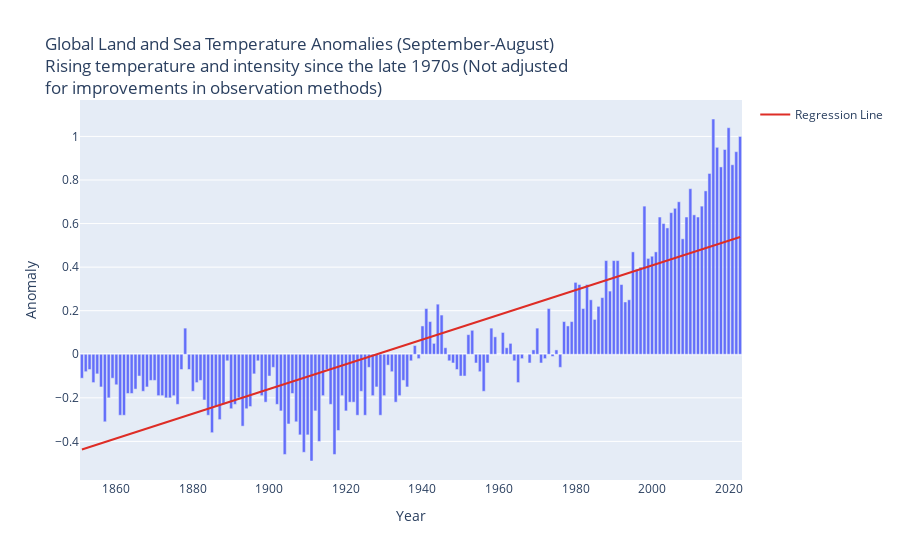

The notebook cell this image was saved under:
### Markdown cell above
## Global Land and Sea Temperature Anomalies

Global Land and Sea Temperature Anomalies, with respect to the 1901-2000 average, shows a rise in temperature and intensity.

### Code cell
import plotly.graph_objects as go

fig = px.bar(temp_df, x='Year', y='Anomaly', 
        labels={'Year':'Year', 'variable':'Anomaly'}, 
        title='''
Global Land and Sea Temperature Anomalies (September-August)
<br>Rising temperature and intensity since the late 1970s (Not adjusted 
<br>for improvements in observation methods)
''' )

help_fig = px.scatter(temp_df, x="Year", y="Anomaly", trendline="ols")
x_trend = help_fig["data"][1]['x']
y_trend = help_fig["data"][1]['y']

fig.add_trace(go.Line(x=x_trend, y=y_trend, name='Regression Line', line=dict(color='#de2d26', width=2)))

# fig.add_hrect(y0=121, y1=290, line_width=0, fillcolor="red", opacity=0.4, annotation_text='Above Normal', annotation_position='outside right')
# fig.add_hrect(y0=70, y1=120, line_width=0, fillcolor="#2ca25f", opacity=0.4, annotation_text='Normal', annotation_position='outside right')

fig.show()

### Figure 1 — Plotly figure (JSON) as saved in the notebook; plotly's stock layout.template omitted (floating-point values rounded to 4 significant figures; data arrays with more than 128 entries replaced by an {"elided": "..."} marker saying what was removed)
{"data": [{"alignmentgroup": "True", "hovertemplate": "Year=%{x}<br>Anomaly=%{y}<extra></extra>", "legendgroup": "", "marker": {"color": "#636efa", "pattern": {"shape": ""}}, "name": "", "offsetgroup": "", "orientation": "v", "showlegend": false, "textposition": "auto", "type": "bar", "x": {"elided": "173 int values"}, "xaxis": "x", "y": {"elided": "173 float values"}, "yaxis": "y"}, {"line": {"color": "#de2d26", "width": 2}, "name": "Regression Line", "type": "scatter", "x": {"elided": "173 int values"}, "y": {"elided": "173 float values"}}], "layout": {"barmode": "relative", "legend": {"tracegroupgap": 0}, "title": {"text": "\nGlobal Land and Sea Temperature Anomalies (September-August)\n<br>Rising temperature and intensity since the late 1970s (Not adjusted \n<br>for improvements in observation methods)\n"}, "xaxis": {"anchor": "y", "domain": [0, 1], "title": {"text": "Year"}}, "yaxis": {"anchor": "x", "domain": [0, 1], "title": {"text": "Anomaly"}}}}
